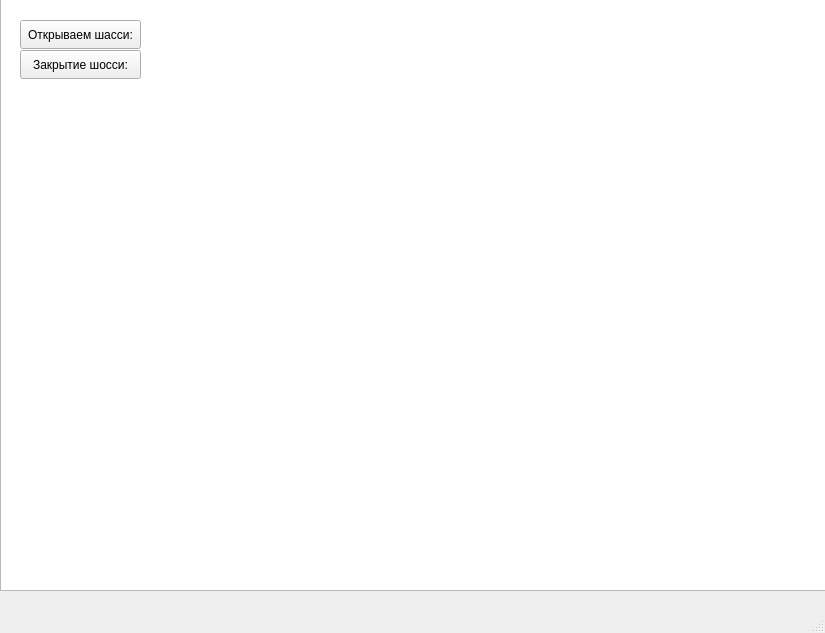
<?xml version="1.0" encoding="UTF-8"?>
<ui version="4.0">
 <class>MainWindow</class>
 <widget class="QMainWindow" name="MainWindow">
  <property name="geometry">
   <rect>
    <x>0</x>
    <y>0</y>
    <width>825</width>
    <height>633</height>
   </rect>
  </property>
  <property name="windowTitle">
   <string>MainWindow</string>
  </property>
  <property name="styleSheet">
   <string notr="true"/>
  </property>
  <widget class="QWidget" name="centralwidget">
   <property name="styleSheet">
    <string notr="true"/>
   </property>
   <widget class="QGraphicsView" name="graphicsView">
    <property name="geometry">
     <rect>
      <x>0</x>
      <y>-10</y>
      <width>861</width>
      <height>601</height>
     </rect>
    </property>
    <property name="autoFillBackground">
     <bool>false</bool>
    </property>
    <property name="styleSheet">
     <string notr="true">background-image:url(:/back/900X900.jpg)</string>
    </property>
   </widget>
   <widget class="QPushButton" name="button_shassi">
    <property name="geometry">
     <rect>
      <x>20</x>
      <y>20</y>
      <width>121</width>
      <height>29</height>
     </rect>
    </property>
    <property name="text">
     <string>Открываем шасси:</string>
    </property>
   </widget>
   <widget class="QPushButton" name="pushButton">
    <property name="geometry">
     <rect>
      <x>20</x>
      <y>50</y>
      <width>121</width>
      <height>29</height>
     </rect>
    </property>
    <property name="text">
     <string>Закрытие шосси:</string>
    </property>
   </widget>
  </widget>
  <widget class="QMenuBar" name="menubar">
   <property name="geometry">
    <rect>
     <x>0</x>
     <y>0</y>
     <width>825</width>
     <height>17</height>
    </rect>
   </property>
  </widget>
  <widget class="QStatusBar" name="statusbar"/>
 </widget>
 <resources/>
 <connections/>
</ui>
